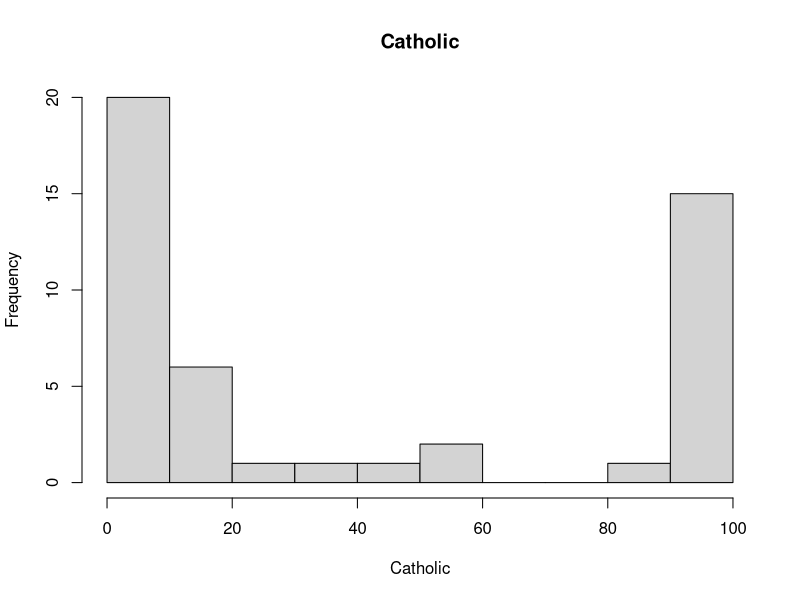
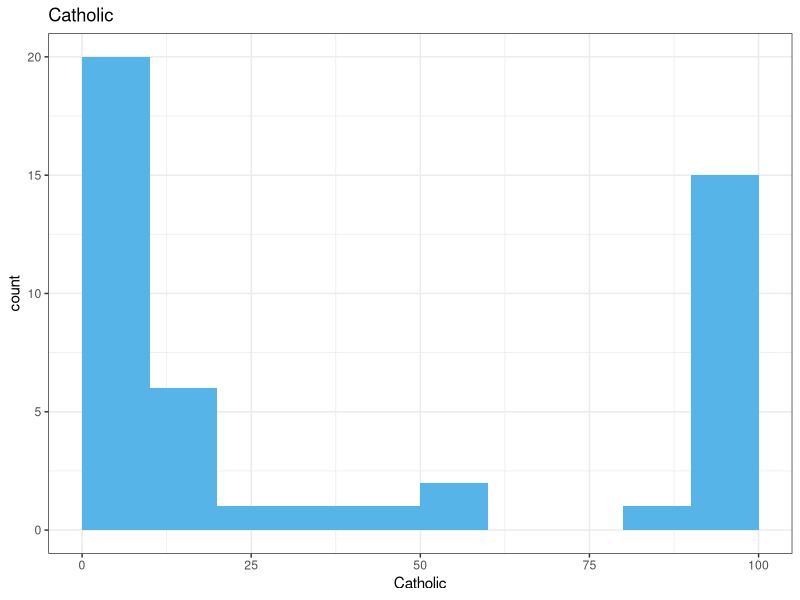
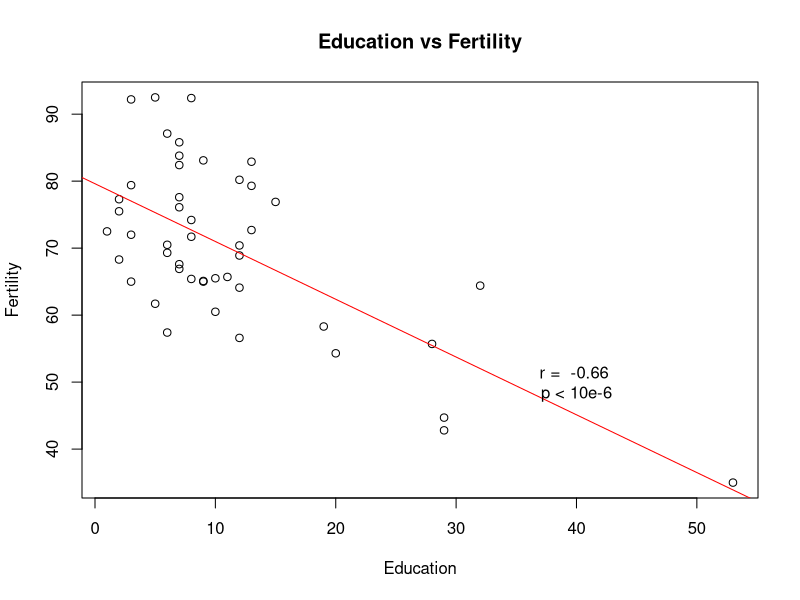
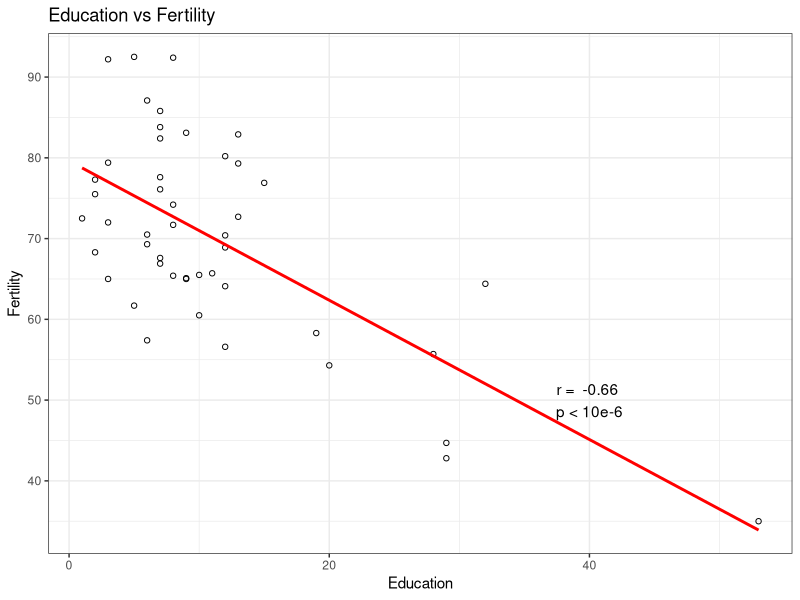
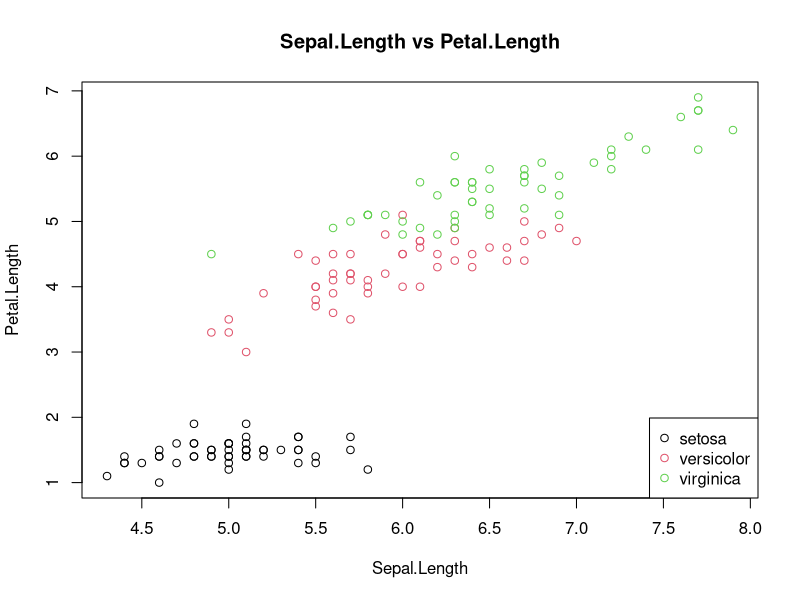
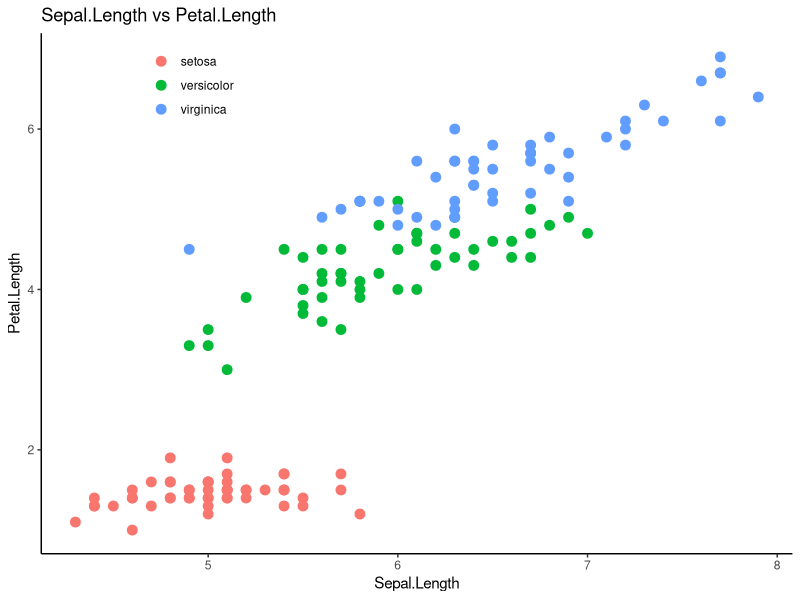
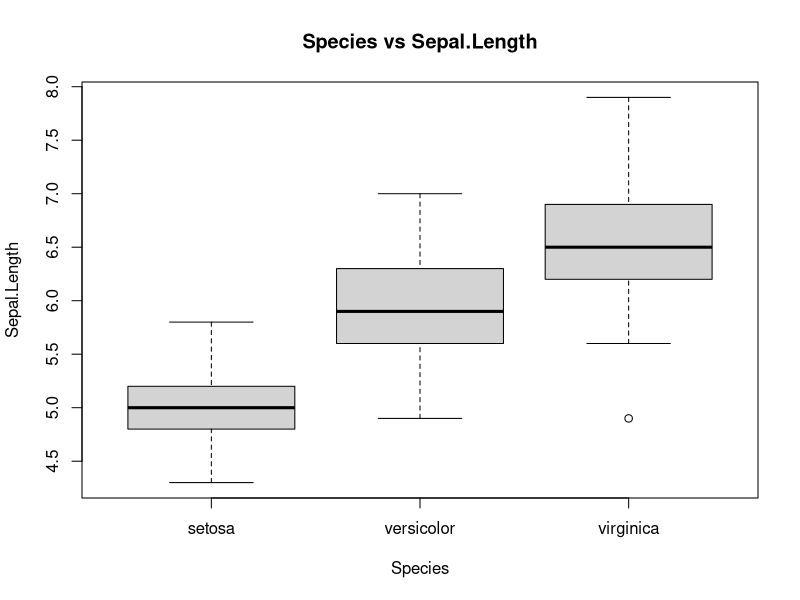
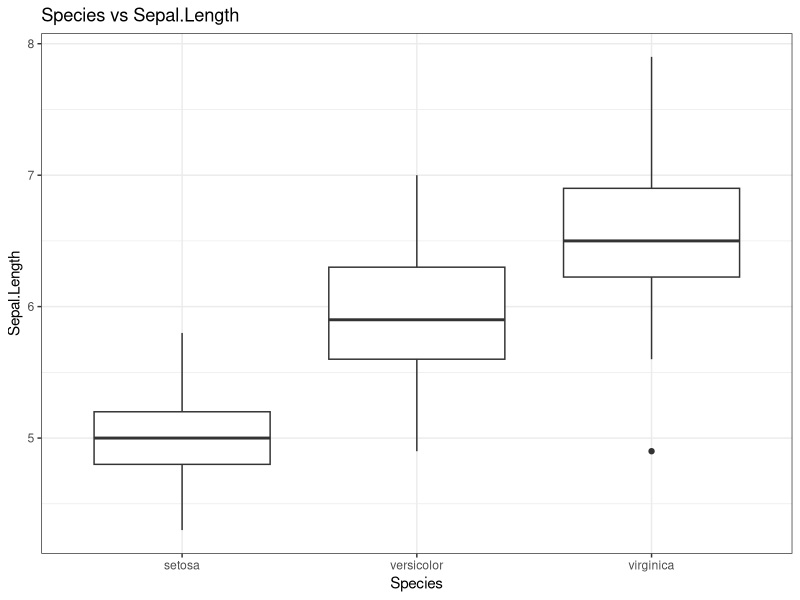

Source code (R) for these figures, in order:
## ---- chunk 1
Sys.info()[["user"]]
Sys.getenv("HOME")
## ---- chunk 2
library("tidyverse")
library("ggsignif")
library("viridis")
library("cowplot")
library("gridExtra")
library("patchwork")
library("lattice")
## ---- chunk 3
## 代码写这里，并运行；
# 1. 用直方图 histogram 显示 Catholic 列的分布情况；
# 1.1 基础做图函数
# 修改标题和x轴标签
hist(swiss$Catholic, main = "Catholic", xlab = "Catholic")

# 1.2 ggplot2
# 定制每个区间的范围
ggplot(swiss, aes(x = Catholic)) +
  geom_histogram(breaks = seq(0, 100, 10),
    fill = "#56B4E9") +
  labs(title = "Catholic", x = "Catholic") +
  theme_bw()
# 2. 用散点图显示 Education 与 Fertility 的关系并将表示两者关系的线性公式、
# 相关系数和p值画在图的空白处。
# 2.1 基础做图函数
plot(swiss$Education, swiss$Fertility,
  xlab = "Education", ylab = "Fertility",
  main = "Education vs Fertility")
abline(lm(swiss$Fertility ~ swiss$Education), col = "red")
# 相关系数和p值画在图的空白处
text(40, 50,
  paste("r = ",
    round(cor(swiss$Education, swiss$Fertility), 2),
    "\n p < 10e-6 "))
cor.test(swiss$Education, swiss$Fertility)$p.value
# 2.2 ggplot2
ggplot(swiss, aes(x = Education, y = Fertility)) +
  geom_point(shape = 1) +
  geom_smooth(method = "lm", se = FALSE, color = "red") +
  labs(title = "Education vs Fertility", x = "Education", y = "Fertility") +
  theme_bw() +
  annotate("text", x = 40, y = 50,
    label = paste("r = ",
              round(cor(swiss$Education, swiss$Fertility), 2),
              "\n p < 10e-6 "))

## ---- chunk 4
## 代码写这里，并运行；
# 散点图
# 1. 基础做图函数
plot(iris$Sepal.Length, iris$Petal.Length,
  col = iris$Species, xlab = "Sepal.Length",
  ylab = "Petal.Length",
  main = "Sepal.Length vs Petal.Length")
legend("bottomright", legend = levels(iris$Species), col = 1:3, pch = 1)
# 2. ggplot2
ggplot(iris, aes(x = Sepal.Length, y = Petal.Length,
                 color = Species)) +
  geom_point(size = 3) +
  labs(title = "Sepal.Length vs Petal.Length",
    x = "Sepal.Length", y = "Petal.Length") +
  theme_classic() +
  guides(color = guide_legend(title = NULL)) +
  theme(legend.position = c(0.2, 0.9))

# boxplot
# 1. 基础做图函数
boxplot(iris$Sepal.Length ~ iris$Species,
  xlab = "Species", ylab = "Sepal.Length",
  main = "Species vs Sepal.Length")
# 2. ggplot2
ggplot(iris, aes(x = Species, y = Sepal.Length)) +
  geom_boxplot() +
  labs(title = "Species vs Sepal.Length",
    x = "Species", y = "Sepal.Length") +
  theme_bw()

## ---- chunk 5
## 代码写这里，并运行；
(p1 <- ggplot(filter(starwars, !is.na(height) & !is.na(gender)),
    aes(x = gender, y = height)) +
  geom_boxplot() +
  geom_signif(comparisons = list(c("feminine", "masculine")),
    map_signif_level = TRUE) +
  scale_fill_viridis(discrete = TRUE, alpha = 0.6) +
  theme_light() +
  theme(
    legend.position = "none",
    axis.text.x = element_text(angle = 45, hjust = 1)
  ) +
  xlab(""))
## ---- chunk 6
## 代码写这里，并运行；
(p2 <- ggplot(iris, aes(x = Sepal.Length, y = Sepal.Width,
    color = Species, shape = Species)) +
  geom_point() +
  geom_density2d() +
  theme_light() +
  xlab("Sepal.Length") +
  ylab("Sepal.Width") +
  labs(title = "IRIS"))
## ---- chunk 7
## 代码写这里，并运行；
# mtcars 增加 cyl ，加一组 468
my_mtcars <- bind_rows(mtcars, mutate(mtcars, cyl = 468))
(p3 <- ggplot(my_mtcars, aes(x = wt, y = mpg, color = factor(cyl))) +
  geom_point(size = 2.5) +
  geom_smooth(method = "loess") +
  facet_wrap(~ cyl, scales = "free", nrow = 2) +
  # facet_grid(. ~ cyl, scales = "free", margins = TRUE) +
  theme_light() +
  xlab("wt") +
  ylab("mpg") +
  labs(title = "mtcars"))

## ---- chunk 8
## 代码写这里，并运行；
mdf_mtcars <- mtcars %>% rownames_to_column() %>%
  arrange(cyl, mpg) %>%
  mutate(rowname = factor(rowname, levels = rowname)) %>%
  mutate(id = row_number(),
    angle = 90 - 360 * (id - 0.5) / n()) %>%
  select(rowname, mpg, cyl, angle)

(p4 <- ggplot(mdf_mtcars, aes(x = rowname)) +
  geom_bar(stat = "identity", aes(y = mpg, fill = factor(cyl))) +
  # Limits of the plot = very important.
  # The negative value controls the size of the inner circle,
  # the positive one is useful to add size over each bar
  ylim(-10, 65) +
  coord_polar( start = 0, direction = 1, clip = "on") +
  # 清空坐标轴
  theme_minimal() +
  theme(
    axis.text = element_blank(),
    axis.title = element_blank(),
    panel.grid = element_blank(),
    plot.margin = unit(rep(-1,4), "cm")
  ) +
  # Add the labels, using the mdf_mtcars dataframe
  geom_text(data = mdf_mtcars,
    aes(x = rowname, y = mpg + 28, label = rowname),
    color = "black", alpha = 0.9, size = 3,
    angle = mdf_mtcars$angle))

## ---- chunk 9
## 代码写这里，并运行；
ggdraw() +
  draw_plot(p3, x = 0, y = 0, width = 0.5, height = 1) +
  draw_plot(p2, 0.5, 0, 0.5, 0.5) +
  draw_plot(p1, 0.5, 0.5, 0.5, 0.5) +
  draw_plot_label(c("A", "B", "C"), c(0, 0.5, 0.5),
    c(1, 1, 0.5), size = 15)

## ---- chunk 10
## 代码写这里，并运行；
gridExtra::grid.arrange(p1, p2, p4,
  nrow = 2, layout_matrix = rbind(
    c(1, 1),
    c(2, 3)
))

## ---- chunk 11
## 代码写这里，并运行；
p1 / (p2 | p3) / p4 +
  plot_annotation(
    title = "A title",
    subtitle = "A subtitle",
    caption = "A caption",
    tag_levels = "A"
  )

## ---- chunk 12
## 代码写这里，并运行；
splom( mtcars[c(1,3,4,5,6)] )
